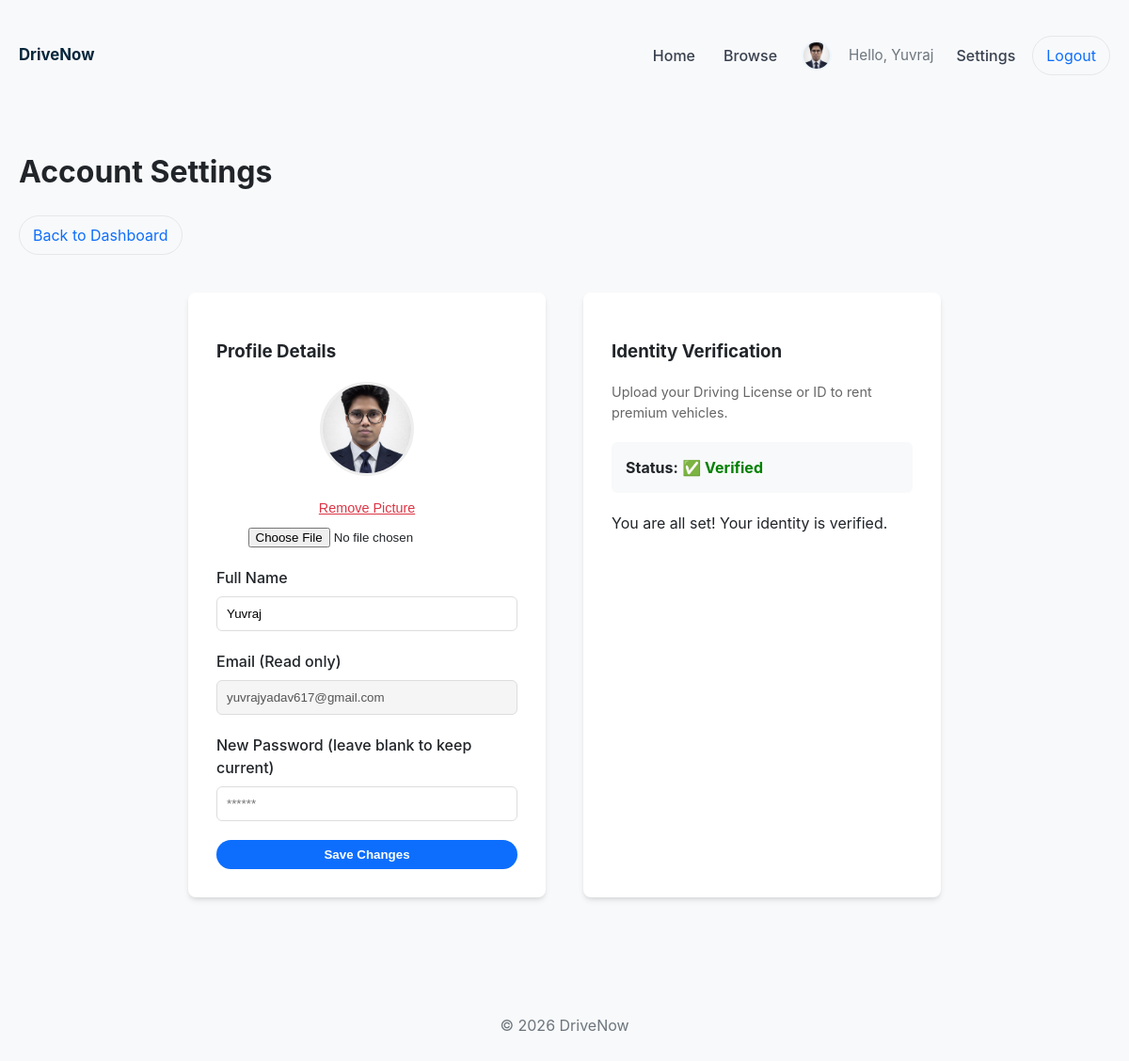
The app's page /user/settings.php (signed in) with its own data.
### tables this page shows
CREATE TABLE `users` (
  `id` int(11) NOT NULL,
  `name` varchar(100) NOT NULL,
  `email` varchar(150) NOT NULL,
  `phone` varchar(30) DEFAULT NULL,
  `password` varchar(255) NOT NULL,
  `user_type` enum('admin','customer') NOT NULL DEFAULT 'customer',
  `created_at` timestamp NOT NULL DEFAULT current_timestamp(),
  `is_verified` tinyint(1) DEFAULT 0,
  `id_document_path` varchar(255) DEFAULT NULL,
  `profile_picture` varchar(255) DEFAULT NULL
);

### user/settings.php (the view, shortened to what this page needs)
<?php
require_once __DIR__ . '/../config/db.php';
$uid = $_SESSION['user_id'];
$u = mysqli_fetch_assoc(mysqli_query($conn, "SELECT * FROM users WHERE id = $uid"));
require_once __DIR__ . '/../includes/header.php';
?>
<div class="container">
    <div style="margin: 20px 0;">
        <h1>Account Settings</h1>
        <a href="dashboard.php" class="btn-outline">Back to Dashboard</a>
    </div>
    <div class="settings-container">
        <div class="settings-card">
            <h3>Profile Details</h3>
            <form method="POST" enctype="multipart/form-data">
                <div style="text-align:center;">
                    <img src="<?= $u['profile_picture'] ? '../uploads/avatars/'.$u['profile_picture'] : '../assets/img/default_avatar.png' ?>" class="avatar-preview">
                    <?php if ($u['profile_picture']): ?>
                        <div style="margin-bottom:10px;">
                            <button type="submit" name="remove_pic" class="btn-text-danger" onclick="return confirm('Remove profile picture?')">Remove Picture</button>
                        </div>
                    <?php endif; ?>
                    <input type="file" name="profile_pic" style="display:block;margin:0 auto 20px;">
                </div>
                <div class="form-group">
                    <label>Full Name</label>
                    <input type="text" name="name" class="form-control" value="<?= htmlspecialchars($u['name']) ?>" required>
                </div>
                <div class="form-group">
                    <label>Email (Read only)</label>
                    <input type="email" class="form-control" value="<?= htmlspecialchars($u['email']) ?>" readonly disabled style="background:#f5f5f5;">
                </div>
                <div class="form-group">
                    <label>New Password (leave blank to keep current)</label>
                    <input type="password" name="password" class="form-control" placeholder="******">
                </div>
                <button type="submit" name="update_profile" class="btn-primary" style="width:100%;">Save Changes</button>
            </form>
        </div>
        <?php if ($_SESSION['user_type'] !== 'admin'): ?>
        <div class="settings-card">
            <h3>Identity Verification</h3>
            <p style="color:#666;font-size:0.9em;margin-bottom:20px;">Upload your Driving License or ID to rent premium vehicles.</p>
            <div style="background:#f8f9fa;padding:15px;border-radius:6px;margin-bottom:20px;">
                <strong>Status:</strong>
                <?php if ($u['is_verified']): ?>
                    <span style="color:green;font-weight:bold;">✅ Verified</span>
                <?php elseif ($u['id_document_path']): ?>
                    <span style="color:#d39e00;font-weight:bold;">⏳ Pending Review</span>
                <?php else: ?>
                    <span style="color:red;font-weight:bold;">❌ Not Verified</span>
                <?php endif; ?>
            </div>
            <?php if (!$u['is_verified']): ?>
            <form method="POST" enctype="multipart/form-data">
                <div class="form-group">
                    <label>Upload Document (JPG, PNG, PDF)</label>
                    <input type="file" name="id_doc" class="form-control" required>
                </div>
                <button type="submit" name="upload_id" class="btn-primary" style="width:100%;">Upload ID</button>
            </form>
            <?php else: ?>
                <p>You are all set! Your identity is verified.</p>
            <?php endif; ?>
        </div>
        <?php endif; ?>
    </div>
</div>
<?php include __DIR__ . '/../includes/footer.php'; ?>

### includes/header.php (shortened to what this page needs)
<?php
if (!defined('DRIVENOW_HEADER_INCLUDED')) {
    if (!isset($default_common_css)) {
        $default_common_css = '../assets/css/common.css';
    }
    if (!isset($base_url)) {
        $base_url = '/drivenow';
    }
    ?>
    <!doctype html>
    <html>
    <head>
      <link rel="stylesheet" href="<?php echo htmlspecialchars($default_common_css); ?>">
    </head>
    <body<?php echo !empty($page_class) ? ' class="'.htmlspecialchars($page_class).'"' : ''; ?>>
      <header class="site-header">
        <div class="container header-inner">
          <div class="brand">
            <a class="brand-link" href="<?php echo htmlspecialchars($base_url); ?>">
              <span class="brand-title">DriveNow</span>
            </a>
          </div>
          <nav class="site-nav" aria-label="Main navigation">
            <ul class="nav-list">
              <li><a class="nav-link" href="<?php echo htmlspecialchars($base_url); ?>">Home</a></li>
              <li><a class="nav-link" href="<?php echo htmlspecialchars($base_url); ?>/search.php">Browse</a></li>
            </ul>
            <div class="auth-buttons">
              <?php if (!empty($_SESSION['user_name'])): ?>
                <?php
                $avatar = $_SESSION['profile_picture'] ?? 'default_avatar.png';
                if (empty($_SESSION['profile_picture']) && isset($conn) && !empty($_SESSION['user_id'])) {
                    $uid = $_SESSION['user_id'];
                    $u_res = mysqli_query($conn, "SELECT profile_picture FROM users WHERE id=$uid");
                    if ($u_res && $u_row = mysqli_fetch_assoc($u_res)) {
                        if (!empty($u_row['profile_picture'])) {
                            $avatar = $u_row['profile_picture'];
                        }
                    }
                }
                $avatar_url = (strpos($avatar, '/') !== false) ? $avatar : ($base_url . '/uploads/avatars/' . $avatar);
                ?>
                <img src="<?= htmlspecialchars($avatar_url) ?>" class="user-avatar" alt="User" style="width:32px;height:32px;border-radius:50%;object-fit:cover;vertical-align:middle;border:2px solid #eef6ff;">
                <span class="welcome">Hello, <?php echo htmlspecialchars($_SESSION['user_name']); ?></span>
                <a class="nav-link" href="<?php echo htmlspecialchars($base_url); ?>/user/settings.php">Settings</a>
                <a class="btn-outline" href="<?php echo htmlspecialchars($base_url); ?>/auth/logout.php">Logout</a>
              <?php else: ?>
                <a class="btn-outline" href="<?php echo htmlspecialchars($base_url); ?>/auth/login.html">Login</a>
                <a class="btn-primary" href="<?php echo htmlspecialchars($base_url); ?>/auth/register.html">Register</a>
              <?php endif; ?>
            </div>
          </nav>
        </div>
      </header>
    <?php
}
?>

### assets/css/common.css (style rules this page uses)
:root { --bg: #f8f9fa; --card: #ffffff; --muted: #6c757d; --accent: #0d6efd; --accent-hover: #0b5ed7; --accent-contrast: #ffffff; --radius: 8px; --shadow: 0 4px 6px -1px rgba(0, 0, 0, 0.1), 0 2px 4px -1px rgba(0, 0, 0, 0.06); --max-width: 1200px; }
* { box-sizing: border-box }
body { font-family: 'Inter', system-ui, -apple-system, sans-serif; background: var(--bg); color: #212529; margin: 0; line-height: 1.5 }
.container { max-width: var(--max-width); margin: 0 auto; padding: 20px }
.site-header { background: transparent; padding: 18px 0 }
.header-inner { display: flex; align-items: center; justify-content: space-between; gap: 20px }
.brand-link { display: inline-flex; align-items: center; gap: 10px; text-decoration: none; color: inherit }
.brand-title { font-weight: 700; font-size: 1.05rem; color: #07263b }
.site-nav { display: flex; align-items: center; gap: 18px }
.nav-list { display: flex; gap: 14px; list-style: none; margin: 0; padding: 0 }
.nav-link { color: rgba(7, 18, 35, 0.8); text-decoration: none; font-weight: 500; padding: 6px 8px; border-radius: 8px }
.auth-buttons { display: flex; align-items: center; gap: 10px }
.welcome { color: var(--muted); font-size: 0.95rem; margin-right: 6px }
.user-avatar { width: 32px; height: 32px; border-radius: 50%; object-fit: cover; border: 2px solid #eef6ff; margin-right: 8px; vertical-align: middle; }
.btn-primary { background: var(--accent); color: var(--accent-contrast); border: none; padding: 8px 14px; border-radius: 999px; cursor: pointer; display: inline-block; font-weight: 600 }
.btn-outline { background: transparent; border: 1px solid rgba(15, 23, 42, 0.08); padding: 8px 14px; border-radius: 999px; color: var(--accent); text-decoration: none; display: inline-flex; align-items: center }

### user/settings.php (style rules this page uses)
.settings-container { max-width: 800px; margin: 40px auto; display: grid; grid-template-columns: 1fr 1fr; gap: 40px; }
.settings-card { background: var(--card); padding: 30px; border-radius: var(--radius); box-shadow: var(--shadow); }
.form-group { margin-bottom: 20px; }
.form-group label { display: block; margin-bottom: 8px; font-weight: 500; }
.form-control { width: 100%; padding: 10px; border: 1px solid #ddd; border-radius: 6px; }
.avatar-preview { width: 100px; height: 100px; border-radius: 50%; object-fit: cover; margin-bottom: 15px; border: 3px solid #eee; }
.btn-text-danger { background:none; border:none; color:#dc3545; cursor:pointer; font-size:0.9em; text-decoration:underline; }

### records on screen
users: profile_picture (picture), name "Yuvraj", email "yuvrajyadav617@gmail.com"

### other values on screen
$_SESSION['user_name'] "Yuvraj"
